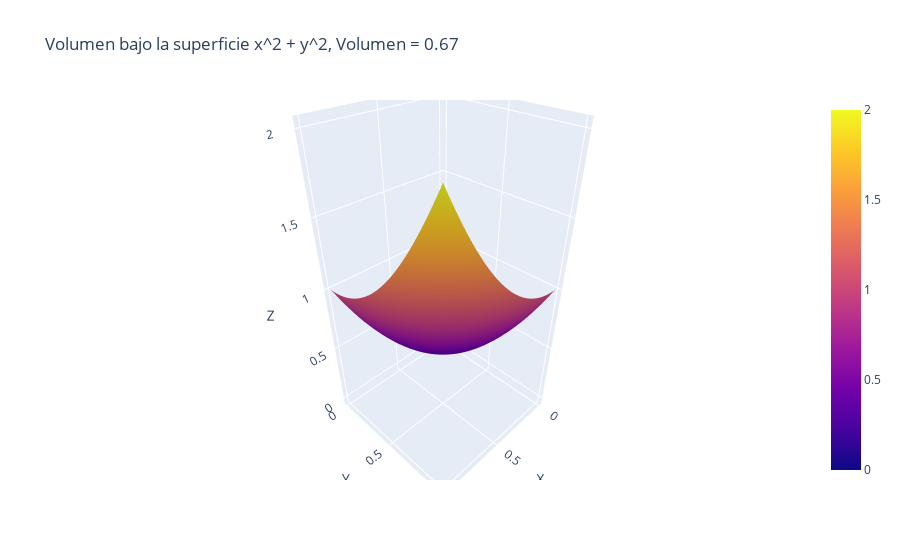

Notebook code for this chart:
### Code cell
import numpy as np
import plotly.graph_objects as go
from scipy.integrate import dblquad

# Definición de la función
def f(x, y):
    return x**2 + y**2

# Límites de integración
a, b = 0, 1
c, d = 0, 1

# Cálculo de la integral doble
volume, _ = dblquad(f, a, b, lambda x: c, lambda x: d) #recordar que solo nos interesa el valor de la integral y no su error por ello el _

# Generación de datos para la superficie
x = np.linspace(0, 1, 100)
y = np.linspace(0, 1, 100)
x, y = np.meshgrid(x, y)
z = f(x, y)

# Crear la figura con Plotly
fig = go.Figure(data=[go.Surface(z=z, x=x, y=y)])

# Añadir un título y ajustar las etiquetas
fig.update_layout(
    title=f'Volumen bajo la superficie x^2 + y^2, Volumen = {volume:.2f}',
    scene=dict(
        xaxis_title='X',
        yaxis_title='Y',
        zaxis_title='Z',
    )
)

# Mostrar la gráfica
fig.show()

### Figure 1 — Plotly figure (JSON) as saved in the notebook; plotly's stock layout.template omitted (floating-point values rounded to 4 significant figures; data arrays with more than 128 entries replaced by an {"elided": "..."} marker saying what was removed)
{"data": [{"type": "surface", "x": {"elided": "100x100 float values"}, "y": {"elided": "100x100 float values"}, "z": {"elided": "100x100 float values"}}], "layout": {"scene": {"xaxis": {"title": {"text": "X"}}, "yaxis": {"title": {"text": "Y"}}, "zaxis": {"title": {"text": "Z"}}}, "title": {"text": "Volumen bajo la superficie x^2 + y^2, Volumen = 0.67"}}}
